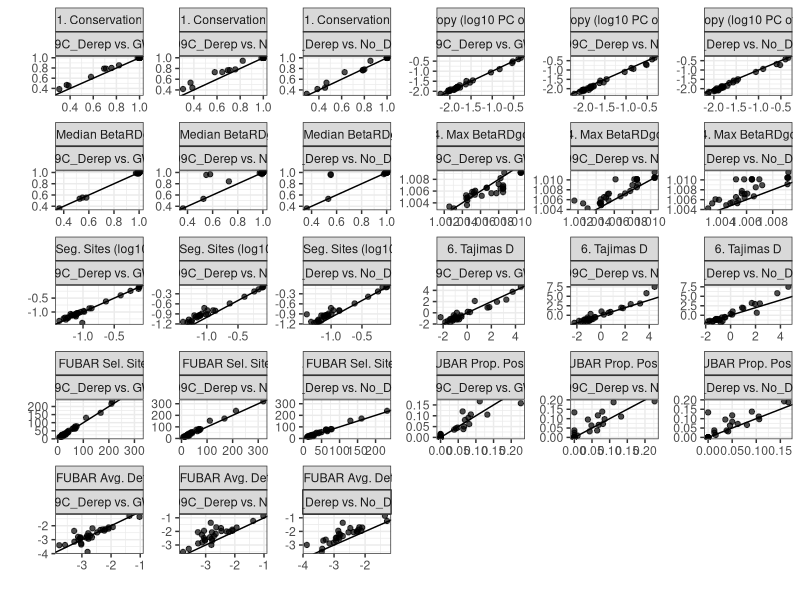
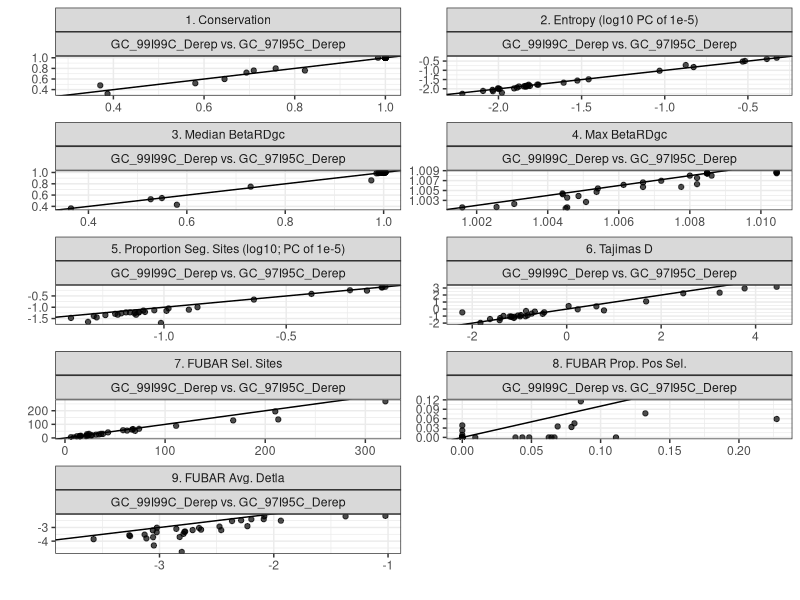

Recreate these plots in R, in order.
library(ggplot2)

dat <- read.table('Correlation_Data_for_Scatterplot.txt', header=T, sep='\t')
# Dereplication_Type_Comparison	Evolutionary_Statistic	Homolog_Group	Value_1	Value_2

png("Correlation_Between_Dereplication_Methods.png", units='in', res=600, height=10, width=20)
ggplot(dat, aes(x=Value_1, y=Value_2)) + geom_point(alpha=0.7) + facet_wrap(Evolutionary_Statistic~Dereplication_Type_Comparison, scales='free', nrow=5) + geom_abline(slope=1, intercept=0) + theme_bw() + xlab("") + ylab("")
dev.off()


dat <- read.table('Correlation_Data_for_Scatterplot_97_vs_99.txt', header=T, sep='\t')
# Dereplication_Type_Comparison Evolutionary_Statistic  Homolog_Group   Value_1 Value_2

png("Correlation_Between_Dereplication_Methods_97_vs_99.png", units='in', res=600, height=10, width=20)
ggplot(dat, aes(x=Value_1, y=Value_2)) + geom_point(alpha=0.7) + facet_wrap(Evolutionary_Statistic~Dereplication_Type_Comparison, scales='free', nrow=5) + geom_abline(slope=1, intercept=0) + theme_bw() + xlab("") + ylab("")
dev.off()

